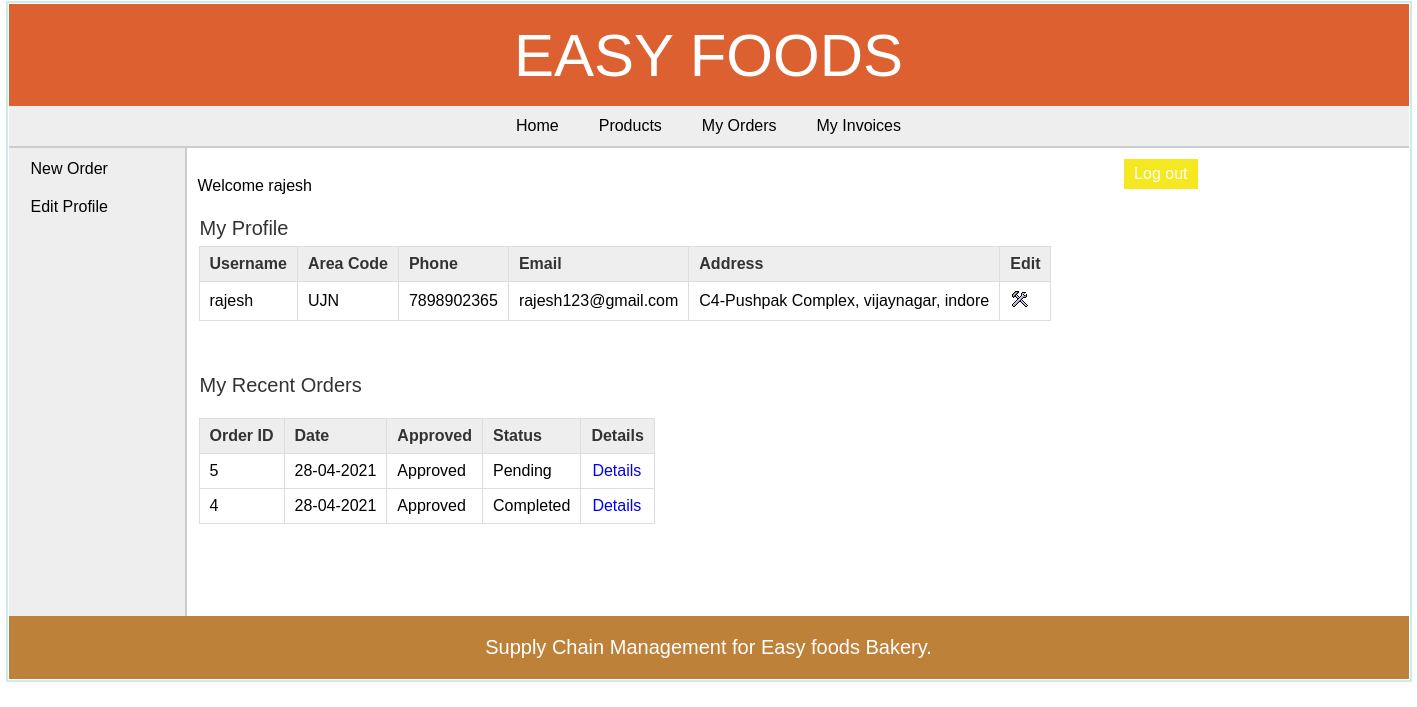
The page /retailer/index.php (signed in) on the database its author committed.
### tables this page shows
CREATE TABLE `retailer` (
  `retailer_id` int(11) NOT NULL,
  `username` varchar(25) NOT NULL,
  `password` varchar(25) NOT NULL,
  `address` varchar(200) NOT NULL,
  `area_id` int(11) NOT NULL,
  `phone` varchar(10) NOT NULL,
  `email` varchar(50) DEFAULT NULL
);

CREATE TABLE `area` (
  `area_id` int(11) NOT NULL,
  `area_name` varchar(50) NOT NULL,
  `area_code` varchar(10) NOT NULL
);

CREATE TABLE `orders` (
  `order_id` int(11) NOT NULL,
  `date` date NOT NULL,
  `retailer_id` int(11) NOT NULL,
  `approved` tinyint(1) NOT NULL DEFAULT 1,
  `status` tinyint(1) NOT NULL DEFAULT 0,
  `total_amount` decimal(10,3) NOT NULL
);

### retailer/index.php (the view, shortened to what this page needs)
<?php
	include("../includes/config.php");
	if(isset($_SESSION['retailer_login'])) {
		if($_SESSION['retailer_login'] == true) {
			$id = $_SESSION['retailer_id'];
			$query_selectRetailer = "SELECT * FROM retailer,area WHERE retailer.area_id=area.area_id AND retailer_id='$id'";
			$result_selectRetailer = mysqli_query($con,$query_selectRetailer);
			$row_selectRetailer = mysqli_fetch_array($result_selectRetailer);
			$query_selectOrder = "SELECT * FROM orders WHERE retailer_id='$id' ORDER BY order_id DESC LIMIT 5";
			$result_selectOrder = mysqli_query($con,$query_selectOrder);
		}
		else {
			header('Location:../index.php');
		}
	}
	else {
		header('Location:../index.php');
	}
?>
<!DOCTYPE html>
<html>
<head>
	<link rel="stylesheet" href="../includes/main_style.css" />
</head>
<body>
	<?php
		include("../includes/header.inc.php");
		include("../includes/nav_retailer.inc.php");
		include("../includes/aside_retailer.inc.php");
	?>
	<section>
		Welcome <?php echo $_SESSION['sessUsername']; ?>
		<article>
			<h2>My Profile</h2>
			<table class="table_displayData">
				<tr>
					<th>Username</th>
					<th>Area Code</th>
					<th>Phone</th>
					<th>Email</th>
					<th>Address</th>
					<th> Edit </th>
				</tr>
				<tr>
					<td> <?php echo $row_selectRetailer['username']; ?> </td>
					<td> <?php echo $row_selectRetailer['area_code']; ?> </td>
					<td> <?php echo $row_selectRetailer['phone']; ?> </td>
					<td> <?php echo $row_selectRetailer['email']; ?> </td>
					<td> <?php echo $row_selectRetailer['address']; ?> </td>
					<td> <a href="../retailer/edit_profile.php"><img src="../images/edit.png" alt="edit" /></a> </td>
				</tr>
			</table>
		</article>
		<article>
			<h2>My Recent Orders</h2>
			<table class="table_displayData" style="margin-top:20px;">
			<tr>
				<th> Order ID </th>
				<th> Date </th>
				<th> Approved </th>
				<th> Status </th>
				<th> Details </th>
			</tr>
			<?php $i=1; while($row_selectOrder = mysqli_fetch_array($result_selectOrder)) { ?>
			<tr>
				<td> <?php echo $row_selectOrder['order_id']; ?> </td>
				<td> <?php echo date("d-m-Y",strtotime($row_selectOrder['date'])); ?> </td>
				<td>
					<?php
						if($row_selectOrder['approved'] == 0) {
							echo "Not Approved";
						}
						else {
							echo "Approved";
						}
					?>
				</td>
				<td>
					<?php
						if($row_selectOrder['status'] == 0) {
							echo "Pending";
						}
						else {
							echo "Completed";
						}
					?>
				</td>
				<td> <a href="view_order_items.php?id=<?php echo $row_selectOrder['order_id']; ?>">Details</a> </td>
			</tr>
			<?php $i++; } ?>
		</table>
		</article>
	</section>
	<?php
		include("../includes/footer.inc.php");
	?>
</body>
</html>

### includes/main_style.css (style rules this page uses)
* { font-family: arial,sans-serif; margin:0px; padding:1px; }
body { width:1400px; margin:auto; border:2px solid #cbecec; }
a { text-decoration:none; }
section { width:1000px; padding:10px; padding-bottom:40px; }
article { margin-top:20px; margin-bottom:50px; }
article h2 { margin-bottom:5px; font-weight:normal; color:#333; font-size: 20px; }
table { border-collapse: collapse; }
.table_displayData td, .table_displayData th { border:1px solid #ddd; padding: 8px 10px; text-align: left; }
.table_displayData th { background-color:#eee; color:#333; }

### rows shown on the page
retailer: username "rajesh", area.area_code "UJN", phone "7898902365", email "rajesh123@gmail.com", address "C4-Pushpak Complex, vijaynagar, indore"
orders: order_id "5", date "28-04-2021", approved "Approved", status "Pending"
orders: order_id "4", date "28-04-2021", approved "Approved", status "Completed"

### other values the page prints
$_SESSION['sessUsername'] "rajesh"
